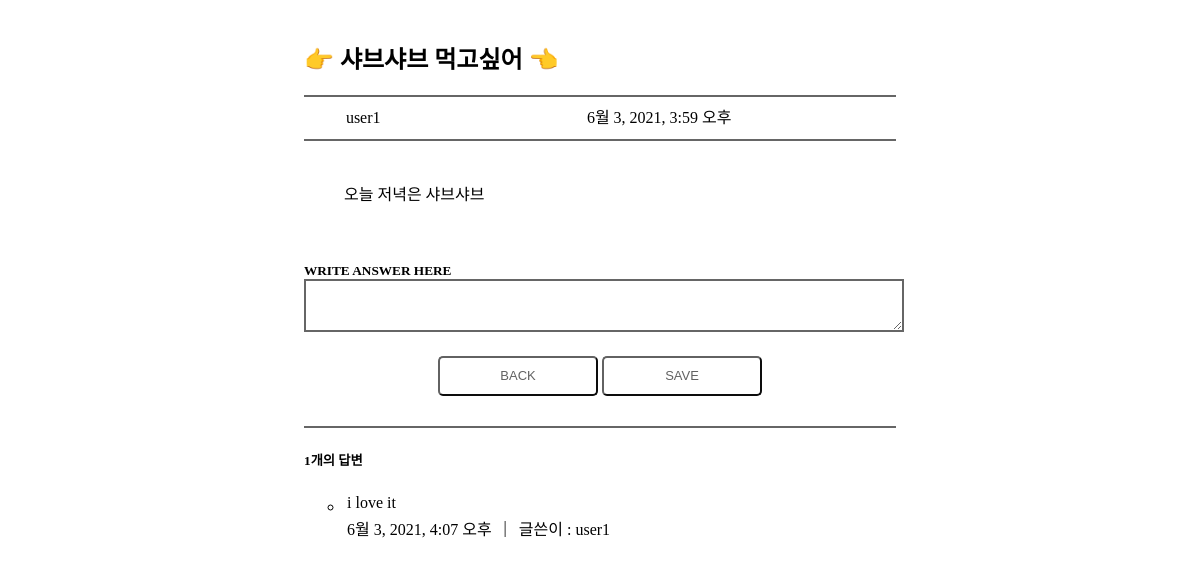
/pybo/310/, run on an earlier commit of the app's database.
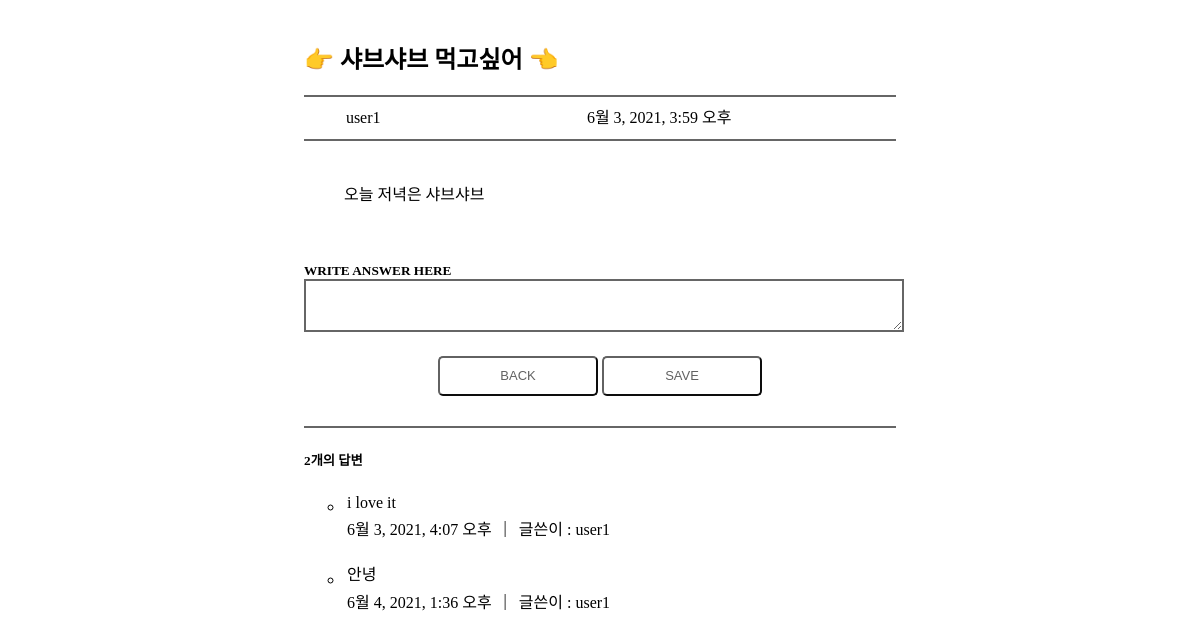
And on a later commit of the database.
### pybo/models.py (models this page shows, shortened)
class Question(models.Model):
    subject = models.CharField(max_length=200)
    content = models.TextField()
    create_date = models.DateTimeField()
    author = models.ForeignKey(User, on_delete=models.CASCADE)

class Answer(models.Model):
    question = models.ForeignKey(Question, on_delete=models.CASCADE)
    content = models.TextField()
    create_date = models.DateTimeField()
    author = models.ForeignKey(User, on_delete=models.CASCADE)

### pybo/views.py (the view)
# urls.py: path('<int:question_id>/', views.detail, name='detail'),
def detail(request, question_id):
    question = get_object_or_404(Question, pk=question_id)
    context = {'question': question}
    return render(request, 'pybo/question_detail.html', context)

### templates/pybo/question_detail.html (shortened to what this page needs)
<!DOCTYPE html>
{% load static %}
<html lang="ko">
<head>
    <link rel="stylesheet" type="text/css" href="{% static 'style.css' %}">
</head>
<body>
<div id="question_detail">
    <div id="SC">
        <h2>👉 {{question.subject}} 👈</h2>
    </div>
    <hr>
    <table id="question_information">
            <tr>
                <td>{{ question.author.username }}</td>
                <td>{{ question.create_date }}</td>
            </tr>
    </table>
    <hr>
    <div id="question_content">{{question.content}}</div>
    <br>
    <form action="{% url 'pybo:answer_create' question.id%}" method="post">
        <h5 id="answerComment">WRITE ANSWER HERE</h5>
        <textarea id="answerTextarea" name="content" rows="3"></textarea>
        <div id="answerButton">
            <button type="button" onclick="location.href='{% url 'pybo:index' %}' ">BACK</button>
            <button type="submit">SAVE</button>
        </div>
    </form>
    <hr>
    <h5>{{question.answer_set.count}}개의 답변</h5>
    <div>
        <ul>
            {% for answer in question.answer_set.all %}
            <li id="answer">
                <table>
                    <tr>
                        <td>{{answer.content}}</td>
                    </tr>
                    <tr>
                        <td>{{ answer.create_date }}</td>
                        <td>&nbsp; |  &nbsp;</td>
                        <td>글쓴이 : {{ answer.author.username }}</td>
                    </tr>
                </table>
            </li>
            {% endfor %}
        </ul>
    </div>
</div>
</body>
</html>

### static/style.css (style rules this page uses)
button { width : 160px; height : 40px; font-size : 13px; color : #626262; border-color : #626262; background-color : #FFFFFF; border-radius : 5px; }
#question_detail { margin:0 auto; margin-top: 40px; width: 50%; }
#answerTextarea { width: 100%; border: 2px solid #666; }
#question_detail hr { border: 0; height: 2px; background: #666; }
#question_information { border-collapse: collapse; width: 100%; line-height: 1.5; text-align: center; }
#question_content { margin : 40px; }
#answer { margin-bottom: 15px; }
#answerComment { margin: 0; }
#question_detail ul { list-style-type: circle; }
#answerButton { text-align: center; margin-top: 20px; margin-bottom: 30px; }

What changed in the data, as far as the page shows it:
computed for Question "샤브샤브 먹고싶어": answer_set.count "1" → "2"
added Answer: content "안녕", create_date "6월 4, 2021, 1:36 오후", author.username "user1"
